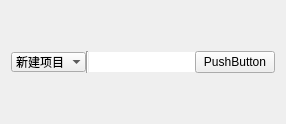
     <widget class="QWidget" name="tab_2">
      <attribute name="title">
       <string>Just For Test</string>
      </attribute>
      <layout class="QGridLayout" name="gridLayout_13">
       <item row="1" column="0">
        <widget class="QWidget" name="widget_2" native="true">
         <layout class="QHBoxLayout" name="horizontalLayout_2">
          <property name="spacing">
           <number>0</number>
          </property>
          <property name="leftMargin">
           <number>0</number>
          </property>
          <property name="topMargin">
           <number>0</number>
          </property>
          <property name="rightMargin">
           <number>0</number>
          </property>
          <property name="bottomMargin">
           <number>0</number>
          </property>
          <item>
           <widget class="QComboBox" name="comboBox">
            <property name="frame">
             <bool>false</bool>
            </property>
            <item>
             <property name="text">
              <string>新建项目</string>
             </property>
            </item>
            <item>
             <property name="text">
              <string>新建项目</string>
             </property>
            </item>
            <item>
             <property name="text">
              <string>新建项目</string>
             </property>
            </item>
            <item>
             <property name="text">
              <string>新建项目</string>
             </property>
            </item>
            <item>
             <property name="text">
              <string>新建项目</string>
             </property>
            </item>
            <item>
             <property name="text">
              <string>新建项目</string>
             </property>
            </item>
            <item>
             <property name="text">
              <string>新建项目</string>
             </property>
            </item>
           </widget>
          </item>
          <item>
           <widget class="Line" name="line_3">
            <property name="orientation">
             <enum>Qt::Vertical</enum>
            </property>
           </widget>
          </item>
          <item>
           <widget class="QLineEdit" name="lineEdit_2">
            <property name="frame">
             <bool>false</bool>
            </property>
           </widget>
          </item>
          <item>
           <widget class="QPushButton" name="pushButton_2">
            <property name="text">
             <string>PushButton</string>
            </property>
            <property name="flat">
             <bool>false</bool>
            </property>
           </widget>
          </item>
         </layout>
        </widget>
       </item>
       <item row="0" column="0">
        <spacer name="verticalSpacer">
         <property name="orientation">
          <enum>Qt::Vertical</enum>
         </property>
         <property name="sizeHint" stdset="0">
          <size>
           <width>20</width>
           <height>40</height>
          </size>
         </property>
        </spacer>
       </item>
       <item row="2" column="0">
        <spacer name="verticalSpacer_2">
         <property name="orientation">
          <enum>Qt::Vertical</enum>
         </property>
         <property name="sizeHint" stdset="0">
          <size>
           <width>20</width>
           <height>40</height>
          </size>
         </property>
        </spacer>
       </item>
      </layout>
     </widget>
